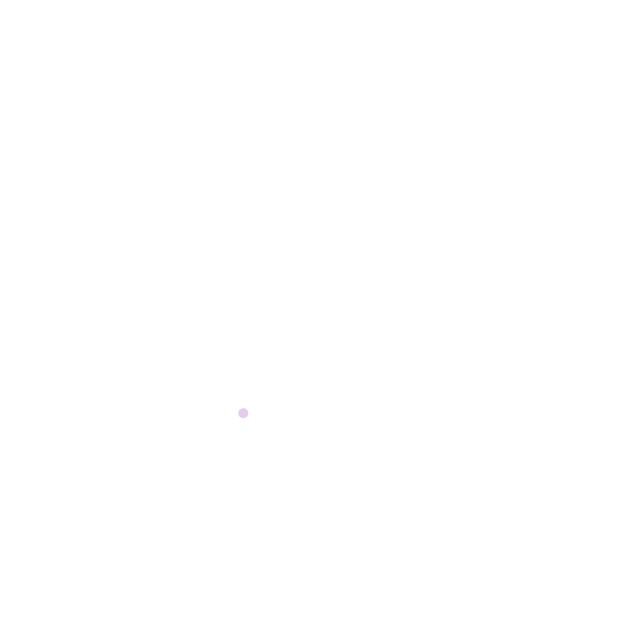
Frame 1 (no input)
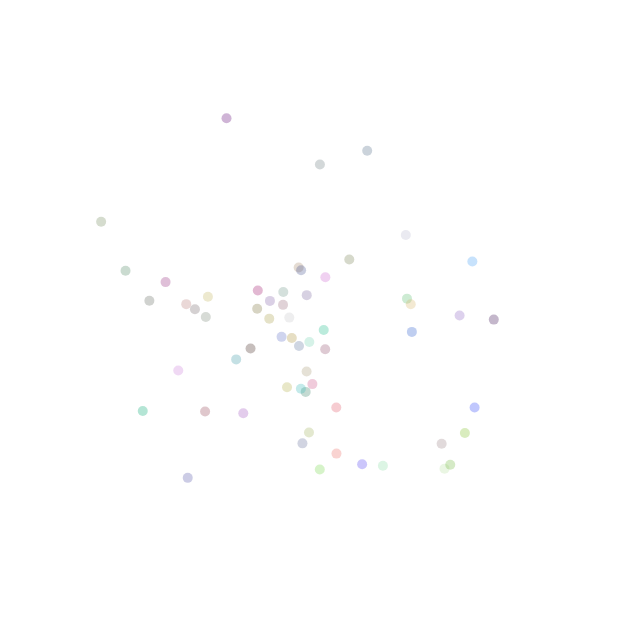
Frame 60 (no input)
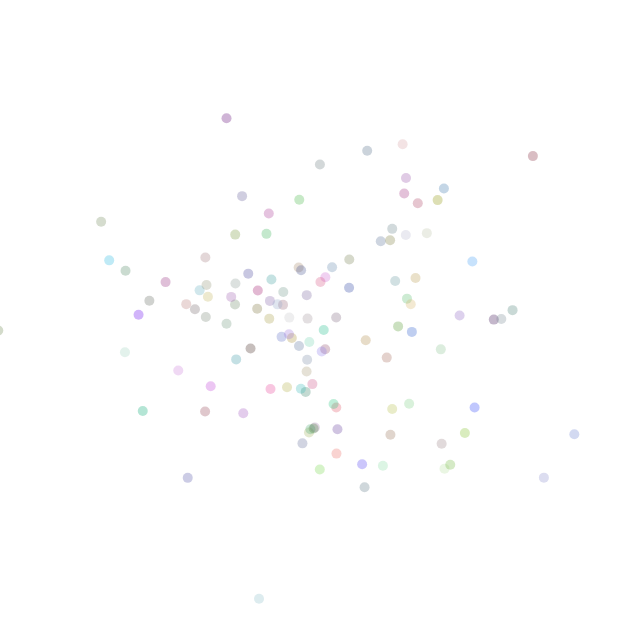
Frame 120 (the mouse pressed at the canvas centre since frame 60)

The p5.js sketch that drew these frames (run headless with seeded random() and noise() and a simulated clock; from frame 60 on, the mouse is pressed at the canvas centre):

// p5.js sketch
// ── sketch.js
var dots = [];

function setup() {
    createCanvas(640, 640);
    background(255);
}

function draw() {
    noStroke();
    fill(getColor(), getColor(), getColor(), 75);
    ellipse(getX(), getX(), 10, 10);
}

// Dots location - normal distribution around height/2, width/2 along both x and y axes
function getX() {
    let meanX = width/2;
    let sd = 100;
    let r1 = randomGaussian();
    let x = sd * r1 + meanX;

    return x;
}

// Dots color - normal distribution around (127, 127, 127)
function getColor() {
    let mean = 127
    let sd = 50;
    let r = randomGaussian() * sd + mean;
    return r;
}
